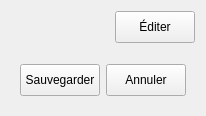
         <widget class="QWidget" name="tabParticipant">
          <attribute name="icon">
           <iconset resource="../../resources/TeraClient.qrc">
            <normaloff>:/icons/patient.png</normaloff>:/icons/patient.png</iconset>
          </attribute>
          <attribute name="title">
           <string>Détails</string>
          </attribute>
          <layout class="QVBoxLayout" name="verticalLayout_12">
           <item>
            <layout class="QHBoxLayout" name="horizontalLayout_6">
             <item>
              <spacer name="horizontalSpacer_5">
               <property name="orientation">
                <enum>Qt::Horizontal</enum>
               </property>
               <property name="sizeHint" stdset="0">
                <size>
                 <width>40</width>
                 <height>1</height>
                </size>
               </property>
              </spacer>
             </item>
             <item>
              <widget class="QPushButton" name="btnEdit">
               <property name="minimumSize">
                <size>
                 <width>0</width>
                 <height>32</height>
                </size>
               </property>
               <property name="cursor">
                <cursorShape>PointingHandCursor</cursorShape>
               </property>
               <property name="text">
                <string>Éditer</string>
               </property>
               <property name="icon">
                <iconset resource="../../resources/TeraClient.qrc">
                 <normaloff>:/icons/edit.png</normaloff>:/icons/edit.png</iconset>
               </property>
               <property name="iconSize">
                <size>
                 <width>20</width>
                 <height>20</height>
                </size>
               </property>
              </widget>
             </item>
            </layout>
           </item>
           <item>
            <widget class="TeraForm" name="wdgParticipant" native="true">
             <property name="sizePolicy">
              <sizepolicy hsizetype="Preferred" vsizetype="Expanding">
               <horstretch>0</horstretch>
               <verstretch>0</verstretch>
              </sizepolicy>
             </property>
            </widget>
           </item>
           <item>
            <widget class="QFrame" name="frameButtons">
             <layout class="QHBoxLayout" name="horizontalLayout_2">
              <item>
               <widget class="QPushButton" name="btnSave">
                <property name="minimumSize">
                 <size>
                  <width>0</width>
                  <height>32</height>
                 </size>
                </property>
                <property name="cursor">
                 <cursorShape>PointingHandCursor</cursorShape>
                </property>
                <property name="text">
                 <string>Sauvegarder</string>
                </property>
                <property name="icon">
                 <iconset resource="../../resources/TeraClient.qrc">
                  <normaloff>:/icons/save.png</normaloff>:/icons/save.png</iconset>
                </property>
                <property name="iconSize">
                 <size>
                  <width>24</width>
                  <height>24</height>
                 </size>
                </property>
               </widget>
              </item>
              <item>
               <widget class="QPushButton" name="btnUndo">
                <property name="enabled">
                 <bool>true</bool>
                </property>
                <property name="minimumSize">
                 <size>
                  <width>0</width>
                  <height>32</height>
                 </size>
                </property>
                <property name="cursor">
                 <cursorShape>PointingHandCursor</cursorShape>
                </property>
                <property name="text">
                 <string>Annuler</string>
                </property>
                <property name="icon">
                 <iconset resource="../../resources/TeraClient.qrc">
                  <normaloff>:/icons/undo.png</normaloff>:/icons/undo.png</iconset>
                </property>
                <property name="iconSize">
                 <size>
                  <width>24</width>
                  <height>24</height>
                 </size>
                </property>
               </widget>
              </item>
             </layout>
            </widget>
           </item>
          </layout>
         </widget>
